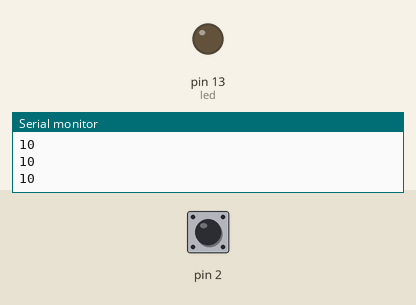
Recording of a sketch running on a simulated Arduino Uno, built with avr-gcc and run on an emulated ATmega328P. Shown: output pins drawn as LEDs (lit = HIGH), the last lines printed to the serial monitor. The test bench sets the inputs (shaded band); at power-on: pin 2 HIGH.

Above: at 1.2 s.
1.3 s: pin 2 pulled LOW for 0.15 s
At 1.44 s:
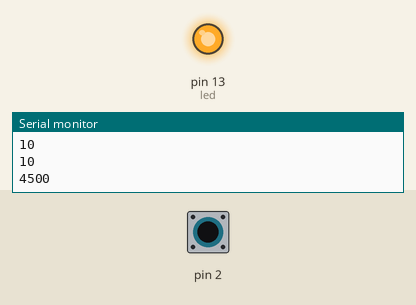
3.0 s: pin 2 pulled LOW for 3.2 s
At 6.7 s:
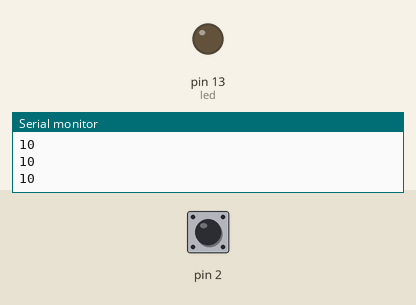
Timing chart, 0 to 8.2 s (numbered marks = the images above; inputs shaded):
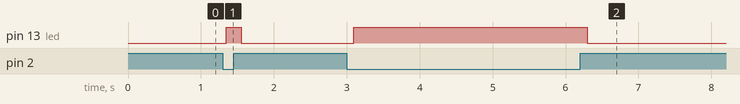

Measured:
- after the input at 1.3 s, pin 13 (led): LOW → HIGH at once, → LOW 0.21 s later
- after the input at 3.0 s, pin 13 (led): LOW → HIGH after 0.10 s, → LOW 3.2 s later

The sketch:

Sensor_Capativico_Arduino.ino
```cpp
// Creado ChepeCarlos de ALSW
// Tutorial Completo en https://nocheprogramacion.com
// Canal Youtube https://youtube.com/alswnet?sub_confirmation=1

#include <CapacitiveSensor.h>
//Libreria se Sensor Capacitivo puede descargar
//http://playground.arduino.cc/Main/CapacitiveSensor

CapacitiveSensor   SensorC = CapacitiveSensor(4, 2);
//Pines donde esta puesto el censor
int led = 13;

int limite = 100;
//Limite que puede llegar el valor del sensor antes de encender el led
//Cámbialo dependiendo de tu circuito, usa el puerto serial para ver que valor es el mas indicado


void setup(){
  SensorC.set_CS_AutocaL_Millis(0xFFFFFFFF);
  //Inicializa el sensor y desactiva la autocorrecion

  Serial.begin(9600);
  pinMode(led, OUTPUT);
}

void loop(){
  long Valor =  SensorC.capacitiveSensor(30);
  //toma el dato del sensor en el tiempo establecido

  Serial.println(Valor);
  //Muestra el dato en el puerto serial para depuracion

  if (Valor > limite) {
    digitalWrite(led, HIGH);
  }
  else {
    digitalWrite(led, LOW);
  }

  delay(100);
}
```
